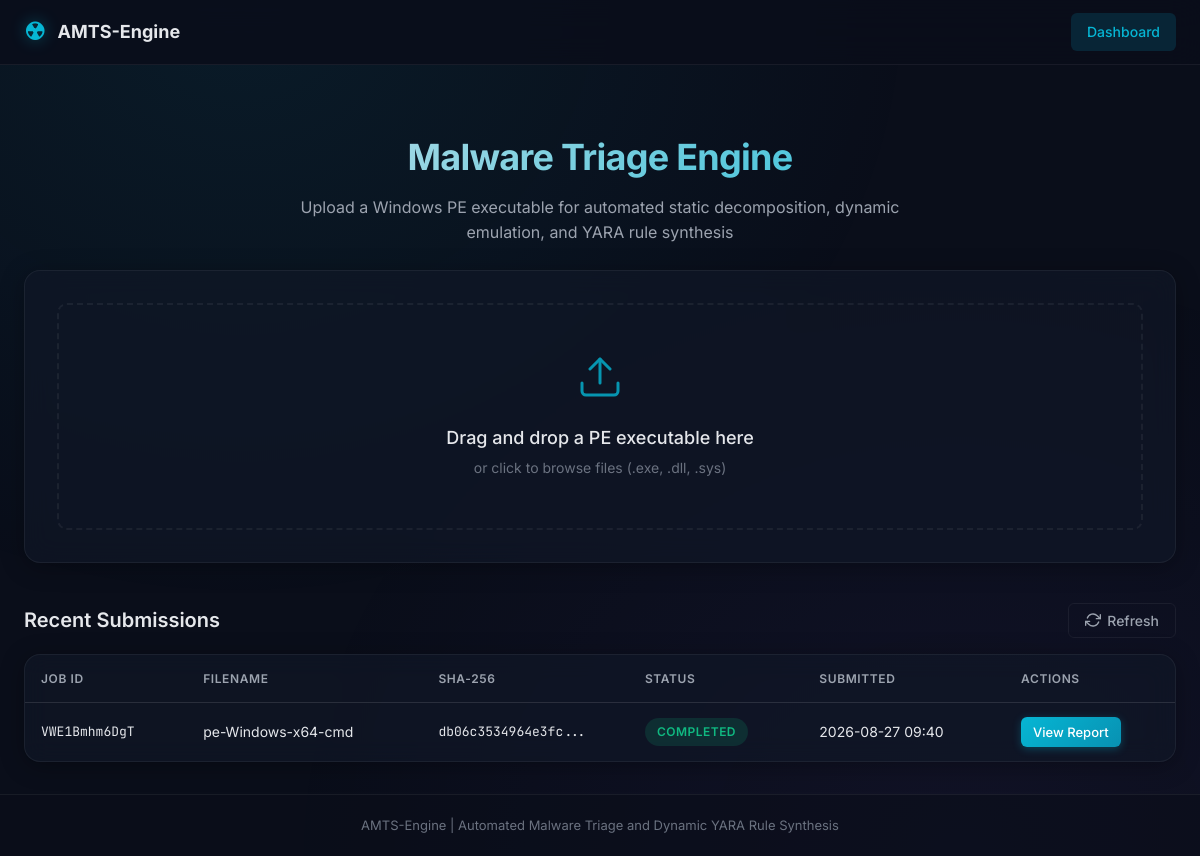
Before: / with the older database file.
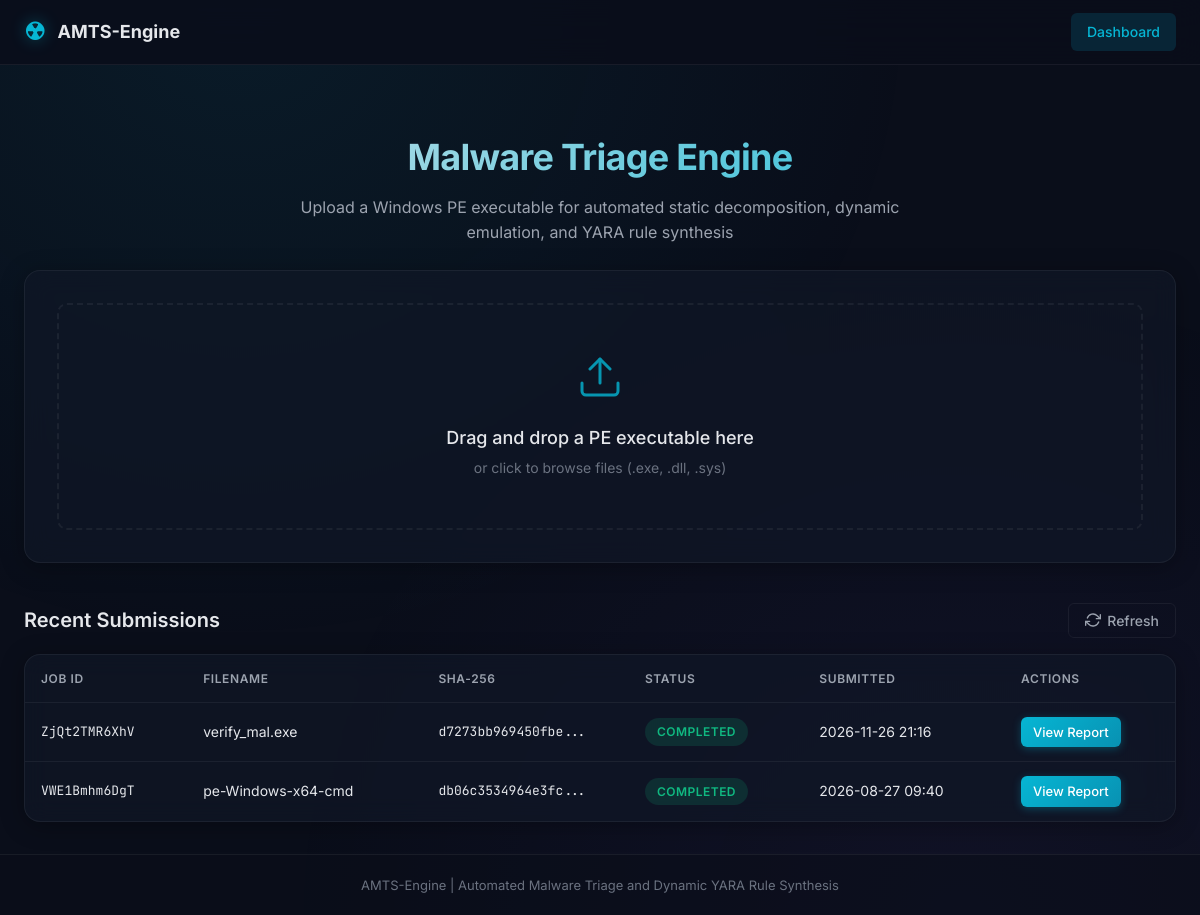
After: the same page with the newer database file.
### app/models.py (models this page shows, shortened)
class Job(db.Model):
    __tablename__ = "jobs"
    id = db.Column(db.String(12), primary_key=True)
    filename = db.Column(db.String(256), nullable=False)
    sha256 = db.Column(db.String(64), nullable=False, index=True)
    status = db.Column(db.String(20), nullable=False, default="QUEUED")
    file_path = db.Column(db.String(512), nullable=False)
    created_at = db.Column(db.DateTime, default=lambda: datetime.now(timezone.utc))
    completed_at = db.Column(db.DateTime, nullable=True)
    static_result = db.relationship("StaticResult", backref="job", uselist=False, cascade="all, delete-orphan")
    dynamic_result = db.relationship("DynamicResult", backref="job", uselist=False, cascade="all, delete-orphan")
    yara_rule = db.relationship("YaraRule", backref="job", uselist=False, cascade="all, delete-orphan")

### app/routes/dashboard.py (the view)
@dashboard_bp.route("/")
def index():
    jobs = Job.query.order_by(Job.created_at.desc()).limit(20).all()
    return render_template("index.html", jobs=jobs)

### app/templates/index.html (shortened to what this page needs)
{% extends "base.html" %}
{% block content %}
<section class="hero-section">
    <div class="hero-content">
        <h1 class="hero-title">Malware Triage Engine</h1>
        <p class="hero-subtitle">Upload a Windows PE executable for automated static decomposition, dynamic emulation, and YARA rule synthesis</p>
    </div>
</section>
<section class="upload-section">
    <div class="upload-card glass-card">
        <div id="dropzone" class="dropzone">
            <div class="dropzone-content">
                <div class="dropzone-icon">
                    <svg width="48" height="48" viewBox="0 0 24 24" fill="none" stroke="currentColor" stroke-width="1.5" stroke-linecap="round" stroke-linejoin="round">
                        <path d="M21 15v4a2 2 0 0 1-2 2H5a2 2 0 0 1-2-2v-4"/>
                        <polyline points="17 8 12 3 7 8"/>
                        <line x1="12" y1="3" x2="12" y2="15"/>
                    </svg>
                </div>
                <p class="dropzone-text">Drag and drop a PE executable here</p>
                <p class="dropzone-hint">or click to browse files (.exe, .dll, .sys)</p>
            </div>
        </div>
    </div>
</section>
<section class="jobs-section">
    <div class="section-header">
        <h2 class="section-title">Recent Submissions</h2>
        <button id="refreshBtn" class="btn btn-ghost" onclick="location.reload()">
            <svg width="16" height="16" viewBox="0 0 24 24" fill="none" stroke="currentColor" stroke-width="2" stroke-linecap="round" stroke-linejoin="round">
                <polyline points="23 4 23 10 17 10"/>
                <polyline points="1 20 1 14 7 14"/>
                <path d="M3.51 9a9 9 0 0 1 14.85-3.36L23 10M1 14l4.64 4.36A9 9 0 0 0 20.49 15"/>
            </svg>
            Refresh
        </button>
    </div>
    <div class="jobs-table-container glass-card">
        {% if jobs %}
        <table class="jobs-table" id="jobsTable">
            <thead>
                <tr>
                    <th>Job ID</th>
                    <th>Filename</th>
                    <th>SHA-256</th>
                    <th>Status</th>
                    <th>Submitted</th>
                    <th>Actions</th>
                </tr>
            </thead>
            <tbody>
                {% for job in jobs %}
                <tr data-job-id="{{ job.id }}" data-status="{{ job.status }}">
                    <td class="mono-text">{{ job.id }}</td>
                    <td class="filename-cell" title="{{ job.filename }}">{{ job.filename }}</td>
                    <td class="hash-cell mono-text" title="{{ job.sha256 }}">{{ job.sha256[:16] }}...</td>
                    <td>
                        <span class="status-badge status-{{ job.status|lower }}">
                            {{ job.status }}
                        </span>
                    </td>
                    <td class="time-cell">{{ job.created_at.strftime('%Y-%m-%d %H:%M') if job.created_at else 'N/A' }}</td>
                    <td>
                        {% if job.status == 'COMPLETED' %}
                        <a href="/report/{{ job.id }}" class="btn btn-sm btn-primary">View Report</a>
                        {% elif job.status == 'EXECUTING' or job.status == 'QUEUED' %}
                        <span class="btn btn-sm btn-ghost polling-indicator">Processing...</span>
                        {% else %}
                        <span class="btn btn-sm btn-ghost disabled">Failed</span>
                        {% endif %}
                    </td>
                </tr>
                {% endfor %}
            </tbody>
        </table>
        {% else %}
        <div class="empty-state">
            <p>No submissions yet. Upload a file to get started.</p>
        </div>
        {% endif %}
    </div>
</section>
{% endblock %}

### app/templates/base.html (shortened to what this page needs)
<!DOCTYPE html>
<html lang="en">
<head>
    <link rel="stylesheet" href="{{ url_for('static', filename='css/style.css') }}">
</head>
<body>
    <nav class="navbar">
        <div class="nav-container">
            <a href="/" class="nav-brand">
                <span class="brand-icon">&#9762;</span>
                <span class="brand-text">AMTS-Engine</span>
            </a>
            <div class="nav-links">
                <a href="/" class="nav-link {% if request.endpoint == 'dashboard.index' %}active{% endif %}">Dashboard</a>
            </div>
        </div>
    </nav>
    <main class="main-content">
        {% block content %}{% endblock %}
    </main>
    <footer class="footer">
        <div class="footer-container">
            <p>AMTS-Engine | Automated Malware Triage and Dynamic YARA Rule Synthesis</p>
        </div>
    </footer>
</body>
</html>

Changed rows visible on the page:
added Job: id "ZjQt2TMR6XhV", filename "verify_mal.exe", sha256 "d7273bb969450fbe", status "COMPLETED", created_at "2026-11-26 21:16"
